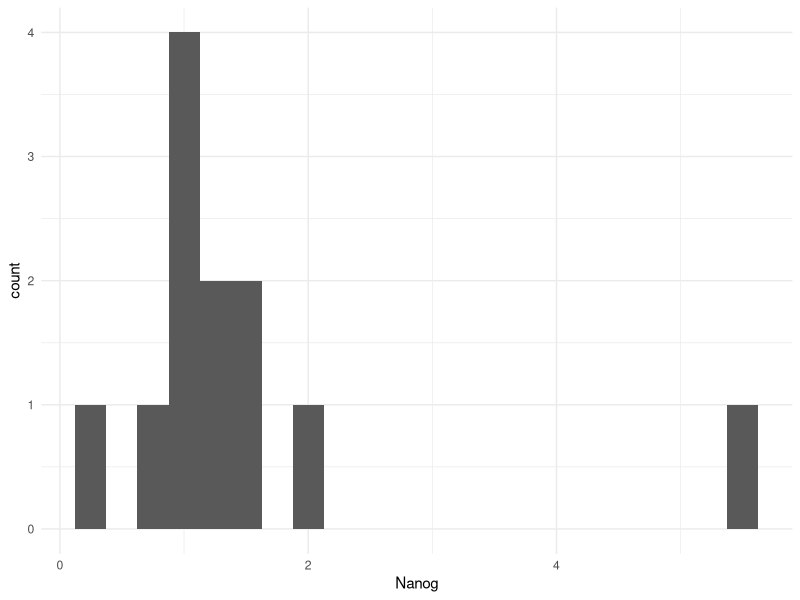
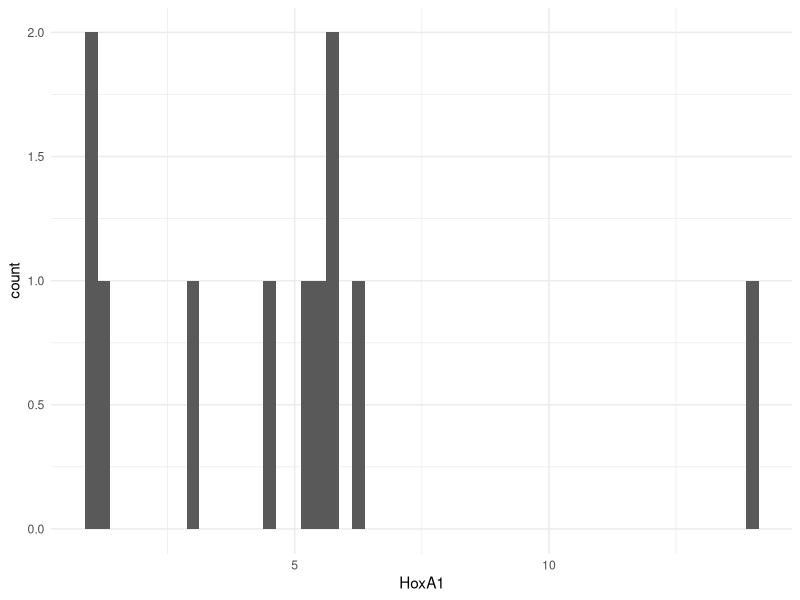
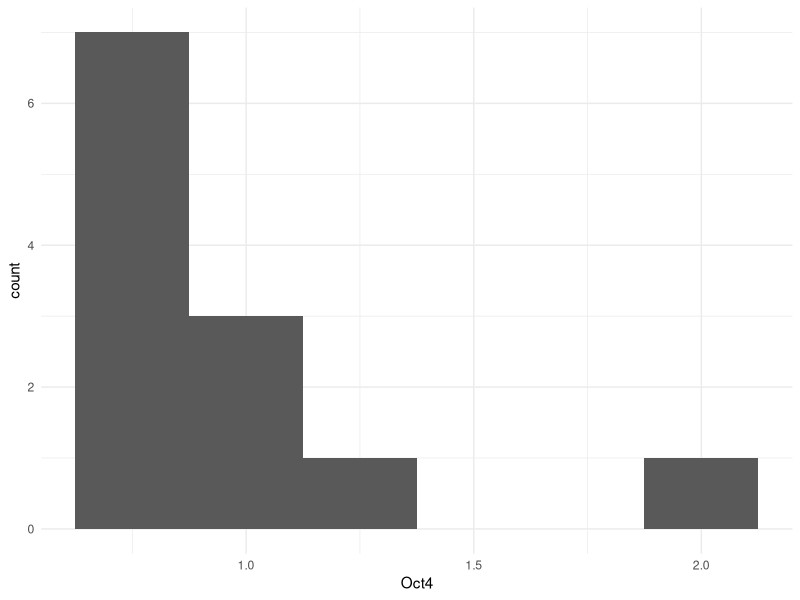
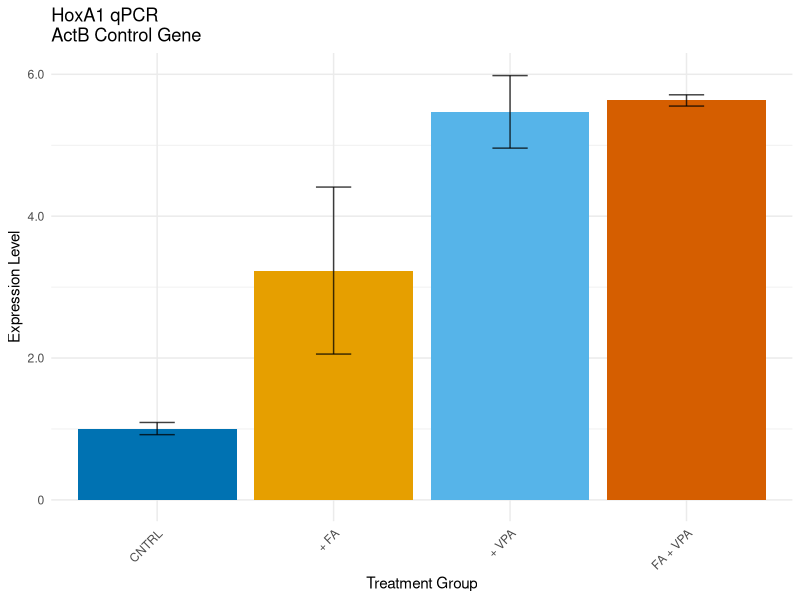
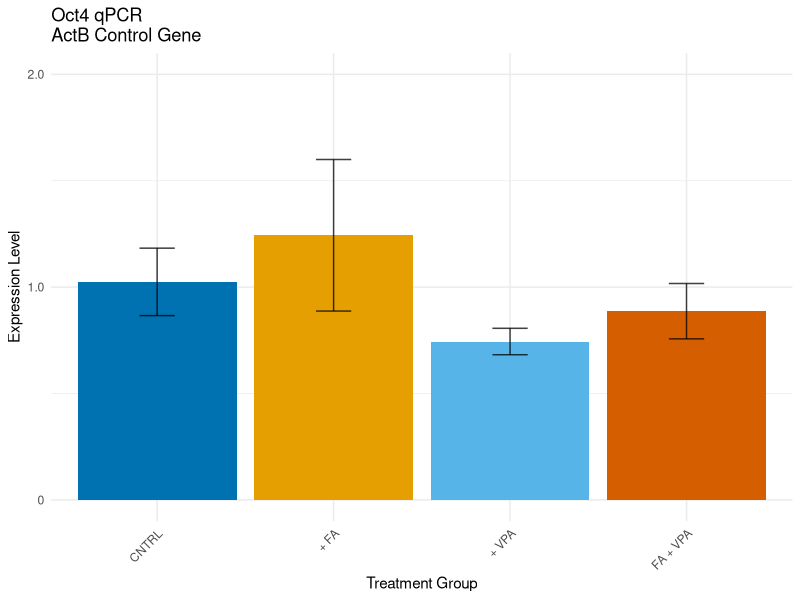
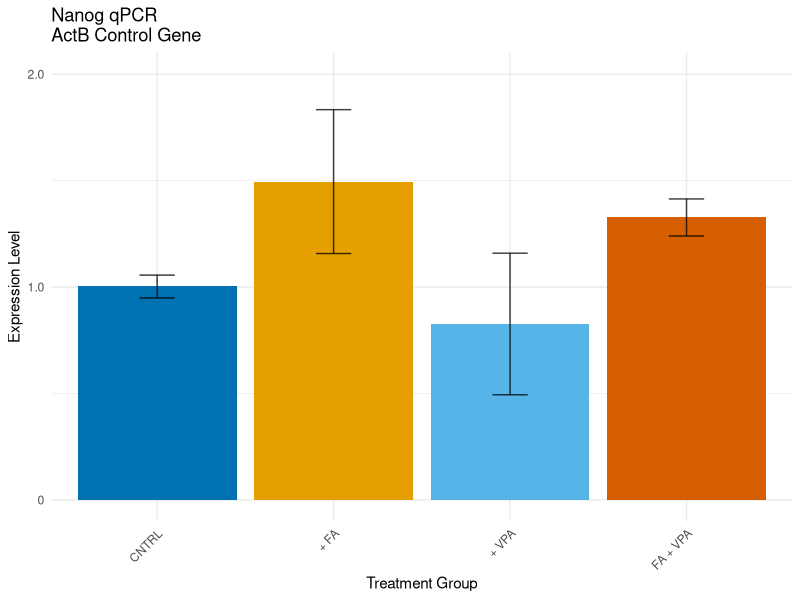
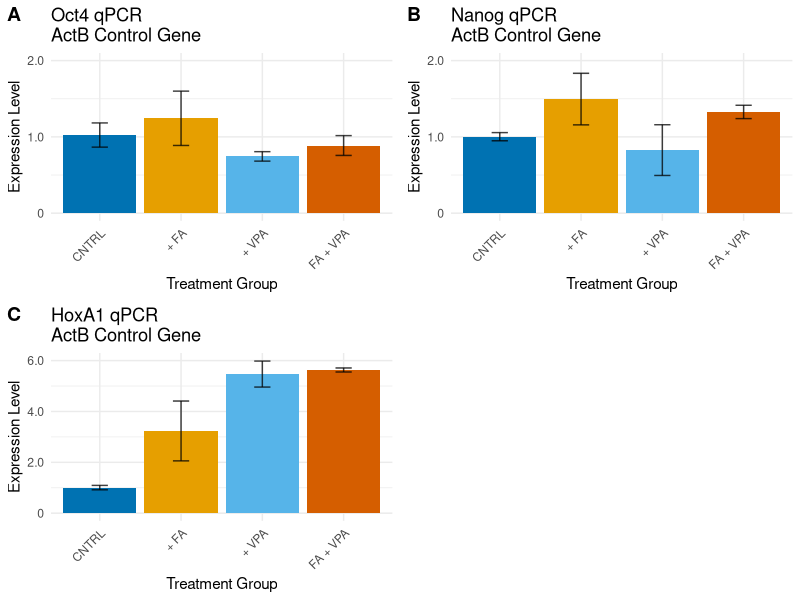
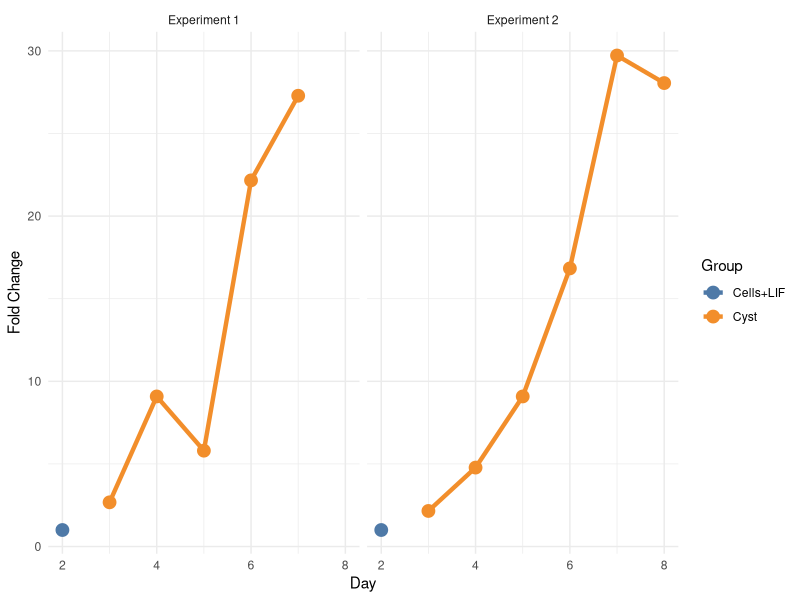

These figures' R source, in order:
## ---- chunk 1
knitr::opts_chunk$set(echo = TRUE, warning = FALSE, error = FALSE, message = FALSE)
## ---- chunk 2
library(tidyverse)
library(cowplot)
library(ggthemes)
## ---- chunk 3
cyst_data_exp1 <- read_csv("./data/cyst_qPCR_exp1_all_genes.csv") %>% 
  rename(Oct4 = Oct)
cyst_data_exp2 <- read_csv("./data/cyst_qPCR_exp2_all_genes.csv") %>% 
  rename(Oct4 = Oct)
mesc_vpa_fa_exp <- read_csv("./data/mesc_diff_exp.csv") %>% 
  rename(Oct4 = Oct)
theme_set(theme_minimal())
## ---- chunk 4
mesc_vpa_fa_exp
mesc_vpa_fa_exp$Group <- factor(c(rep("CNTRL", 3), rep("+ FA", 3), rep("+ VPA", 3), rep("FA + VPA", 3)))
mesc_vpa_fa_exp %>% 
  ggplot(aes(Nanog)) +
  geom_histogram(binwidth = 0.25)
mesc_vpa_fa_exp %>% 
  ggplot(aes(HoxA1)) +
  geom_histogram(binwidth = 0.25)
mesc_vpa_fa_exp %>% 
  ggplot(aes(Oct4)) +
  geom_histogram(binwidth = 0.25)
mesc_vpa_fa_exp_edit <- mesc_vpa_fa_exp %>% 
  mutate(
    Nanog = ifelse(Sample == "FA2 - Cntrl", NA, Nanog),
    HoxA1 = ifelse(Sample == "VPA+FA3 - Cntrl", NA, HoxA1)
    )
mesc_vpa_fa_exp_edit
vpa_fa_pal <- c("#0072B2", "#E69F00", "#56B4E9","#D55E00")
mesc_vpa_fa_qpcr_plot <- function(df) {
  # The plots for this experiment all have the same appearance,
  # and differ only in what gene data is used to make the plots.
  # This function is to hide/standardize the plot code that's
  # shared between the 3 plots to reduce copy/paste
  
  df %>% 
  ggplot(aes(x = Group, y = e_level, fill = Group)) + 
  geom_bar(stat = "identity") +
  scale_x_discrete(limits = c("CNTRL", "+ FA", "+ VPA", "FA + VPA")) +
  xlab("Treatment Group") +
  ylab("Expression Level") +
  geom_errorbar(aes(ymin = e_level - se, ymax = e_level + se), width = 0.2, size = 0.5, alpha = 0.75) +
  scale_fill_manual(breaks = c("CNTRL", "+ FA", "+ VPA", "FA + VPA"), values = vpa_fa_pal) +
  theme(
    axis.text.x = element_text(angle = 45, vjust = 1, hjust = 1),
    legend.position = "none"
    )
}
## ---- chunk 5
(hoxa1_gene_expression <- mesc_vpa_fa_exp_edit %>%
  group_by(Group) %>% 
  summarize(
    e_level = mean(HoxA1, na.rm = TRUE), 
    se = sqrt(var(HoxA1, na.rm = TRUE) / length(HoxA1))
    ) %>% 
  mesc_vpa_fa_qpcr_plot() +
  ggtitle("HoxA1 qPCR\nActB Control Gene") +
  scale_y_continuous(labels = c("0", "2.0", "4.0", "6.0"), breaks = c(0, 2, 4, 6), limits = c(0, 6))
)
## ---- chunk 6
(oct4_gene_expression <- mesc_vpa_fa_exp_edit %>%
  group_by(Group) %>% 
  summarize(
    e_level = mean(Oct4), 
    se = sqrt(var(Oct4) / length(Oct4))
    ) %>% 
  mesc_vpa_fa_qpcr_plot() +
  ggtitle("Oct4 qPCR\nActB Control Gene") +
  scale_y_continuous(labels = c("0", "1.0", "2.0"), breaks = c(0, 1, 2), limits = c(0, 2))
 )
## ---- chunk 7
(nanog_gene_expression <- mesc_vpa_fa_exp_edit %>%
  group_by(Group) %>% 
  summarize(
    e_level = mean(Nanog, na.rm = TRUE), 
    se = sqrt(var(Nanog, na.rm = TRUE) / length(Nanog))
    ) %>% 
  mesc_vpa_fa_qpcr_plot() +
  ggtitle("Nanog qPCR\nActB Control Gene") +
  scale_y_continuous(labels = c("0", "1.0", "2.0"), breaks = c(0, 1, 2), limits = c(0, 2))
 )
## ---- chunk 8
vpa_fa_3plot_grid <- plot_grid(
  oct4_gene_expression, nanog_gene_expression, hoxa1_gene_expression, 
  ncol = 2, nrow = 2,
  labels = c("A", "B", "C")
  )
vpa_fa_3plot_grid
#save_plot("./plots/vpa_fa_mesc_qpcr_3plot_grid_cntrl_error_hoxfix.png", vpa_fa_3plot_grid, base_height = 7, base_width = 6)
## ---- chunk 9
# Nanog test
mesc_vpa_fa_exp_edit %>% 
  lm(Nanog ~ VPA * FA, data = .) %>% 
  aov() %>% 
  summary()
# Oct4 test
mesc_vpa_fa_exp_edit %>% 
  lm(Oct4 ~ VPA * FA, data = .) %>% 
  aov() %>% 
  summary()
# HoxA1
mesc_vpa_fa_exp_edit %>% 
  lm(HoxA1 ~ VPA * FA, data = .) %>% 
  aov() %>% 
  summary()
# sig level = 0.05 / 2 = 0.025
mesc_vpa_fa_exp_edit %>% 
  filter(FA == 0) %>% 
  lm(HoxA1 ~ VPA, data = .) %>% 
  summary()
mesc_vpa_fa_exp_edit %>% 
  filter(FA == 1) %>% 
  lm(HoxA1 ~ VPA, data = .) %>% 
  summary()
vpa.pval <- p.adjust(c(0.00674, 0.2131), method = "bonferroni")
vpa.pval
## ---- chunk 10
cyst_data_all <- cyst_data_exp1 %>% 
  bind_rows(cyst_data_exp2) %>%
  mutate(Trial = ifelse(Trial == "Exp1", "Experiment 1", "Experiment 2")) %>% 
  gather(key = "gene", value = "abundance", Nestin:Nanog) 
(nestin_plot <- cyst_data_all %>% 
  filter(gene == "Nestin") %>% 
  ggplot(aes(Day, abundance, group = Group, color = Group)) +
  geom_point(size = 4) +
  geom_line(size = 1.5) +
  scale_color_tableau() +
  facet_wrap(~ Trial) +
  ylab("Fold Change")
)
(oct4_plot <- cyst_data_all %>% 
  filter(gene == "Oct4") %>% 
  ggplot(aes(Day, abundance, group = Group, color = Group)) +
  geom_point(size = 4) +
  geom_line(size = 1.5) +
  scale_color_tableau() +
  facet_wrap(~ Trial) +
  ylab("Fold Change") +
  ylim(0, 2)
)
(nanog_plot <- cyst_data_all %>% 
  filter(gene == "Nanog") %>% 
  ggplot(aes(Day, abundance, group = Group, color = Group)) +
  geom_point(size = 4) +
  geom_line(size = 1.5) +
  scale_color_tableau() +
  facet_wrap(~ Trial) +
  ylab("Fold Change") +
  ylim(0, 1.25)
)
(zo1_plot <- cyst_data_all %>% 
  filter(gene == "ZO1") %>% 
  ggplot(aes(Day, abundance, group = Group, color = Group)) +
  geom_point(size = 4) +
  geom_line(size = 1.5) +
  scale_color_tableau() +
  facet_wrap(~ Trial) +
  ylab("Fold Change") +
  ylim(0, 1.25)
)
## ---- chunk 11
cyst_qpcr_all_plot <- plot_grid(
  nestin_plot, oct4_plot, nanog_plot, zo1_plot,
  labels = c("A", "B", "C", "D"),
  nrow = 4
  )
cyst_qpcr_all_plot
#save_plot(filename = "./plots/cyst_qpcr_all_genes.png", plot = cyst_qpcr_all_plot, base_height = 7, base_width = 6)
## ---- chunk 12
sessionInfo()
